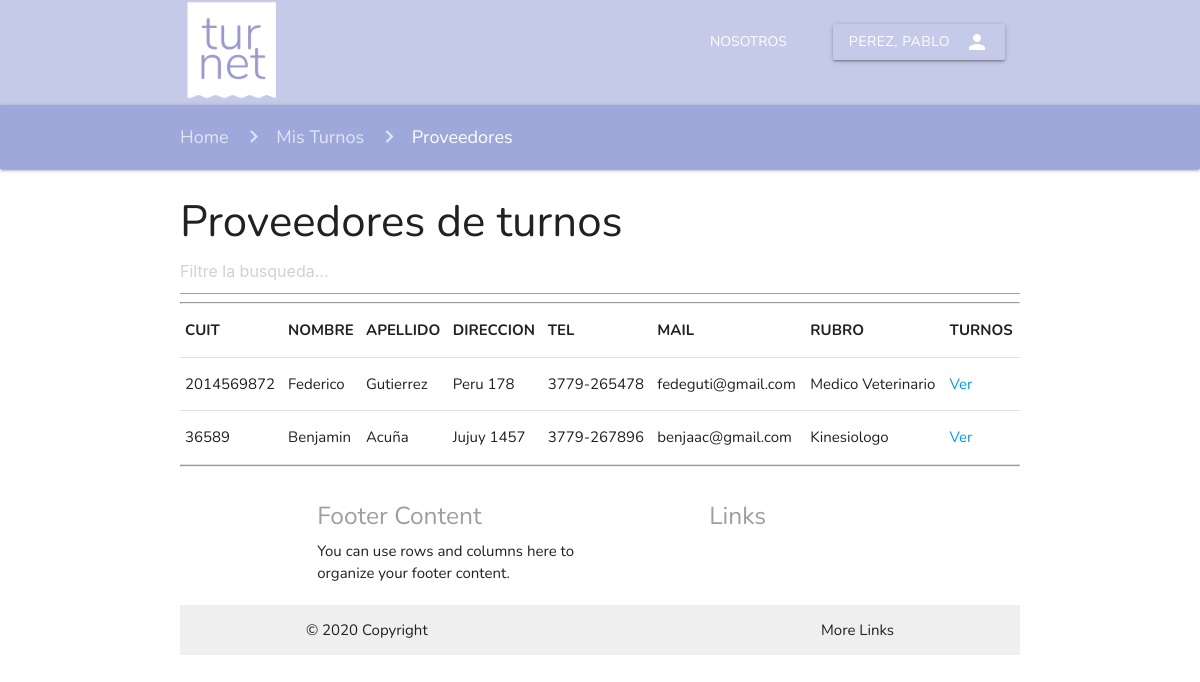
The app's page /turnos/homecliente/misturnos/1/lista/ with its own data.
### turnos/models.py (models this page shows)
class Cliente(models.Model):
	dni = models.IntegerField()
	nombre = models.CharField(max_length=30)
	apellido = models.CharField(max_length=30)
	direccion = models.CharField(max_length=30)
	tel = models.CharField(max_length=30)
	mail = models.EmailField(max_length=30)

class Proveedor(models.Model):
	cuit = models.IntegerField()
	nombre = models.CharField(max_length=30)
	apellido = models.CharField(max_length=30)
	direccion = models.CharField(max_length=30)
	tel = models.CharField(max_length=30)
	mail = models.EmailField(max_length=30)
	descrpcion= models.CharField(max_length=30)
	rubro= models.CharField(max_length=30)

### turnos/views.py (the view)
# urls.py: path('homecliente/misturnos/<int:idcli>/lista/', views.listaproveedores),
def listaproveedores(request,idcli):
	prov = Proveedor.objects.all()
	cliente = Cliente.objects.get(id=idcli)
	temp = loader.get_template("listaprovees.html")
	context = {	"proveedores":prov,
				"nombrecli":cliente.nombre,
				"apellidocli":cliente.apellido,
				"idcli":idcli}
	return HttpResponse(temp.render(context))

### turnos/templates/listaprovees.html (shortened to what this page needs)
{%	extends "homeuser.html" %}
{% load static %}
{% block content %}
<body>
	<body>
    <nav class="navbar indigo lighten-4 ">
			<div class="container nav-wrapper ">
			  <a href="#" class="brand-logo "><img class="logo" src="{% static 'img/turnet.png' %}" alt=""></a>
			  <ul class="right hide-on-med-and-down">
				<li><a class="white-text waves-effect waves-light transparent btn-flat" href="#">Nosotros</a></li>
				<li><a class="registro transparent waves-effect waves-light btn" href="#"><i class="material-icons right">person</i>{{apellidocli}}, {{nombrecli}}</a></li>
			  </ul>
			</div>
	</nav>
	  <nav class="#7986cb indigo lighten-3">
		<div class="container">
		  <div class="nav-wrapper">
			<div class="col s12">
        <a href="/turnos/homecliente/{{idcli}}" class="breadcrumb">Home  </a>
        <a href="/turnos/homecliente/misturnos/{{idcli}}" class="breadcrumb">Mis Turnos  </a>
        <a href="#!" class="breadcrumb">Proveedores</a>
			</div>
		  </div>
		</div>
	  </nav>
      <body>
        <div class="container">
            <div style="height:50px">
                <h3>Proveedores de turnos</h3>
             </div>
          <input class="form-control col-md-3 light-table-filter" data-table="order-table" type="text" placeholder="Filtre la busqueda...">
          <hr>
          <table class="table table-bordered order-table ">
            <thead>
              <tr>
                <th>CUIT</th>
                <th>NOMBRE</th>
                <th>APELLIDO</th>
                <th>DIRECCION</th>
                <th>TEL</th>
                <th>MAIL</th>
                <TH>RUBRO</TH>
                <th>TURNOS</th>
              </tr>
            </thead>
            {% for prove in proveedores %}
             <tr>
                <td>{{ prove.cuit }}</td>
                <td>{{ prove.nombre }}</td>
                <td>{{ prove.apellido }}</td>
                <td>{{ prove.direccion }}</td>
                <td>{{ prove.tel }}</td>
                <td>{{ prove.mail }}</td>
                <td>{{ prove.rubro }}</td>
                <td>
                  <a href="/turnos/homecliente/misturnos/{{idcli}}/lista/turnosprov/{{prove.id}}" target="">Ver</a>
                </td>
            </tr>
            {% endfor %}
          </table>
      </body>
</body>
{% endblock %}

### turnos/static/css/style.css (style rules this page uses)
* { margin:0; padding:0; font-family: 'Nunito', sans-serif; }
body { display: flex; min-height: 100vh; flex-direction: column; }
.logo { height: 100px; width: 100px; }
.navbar { height: 105px; }
ul li { padding: 0px 2px; margin-top: 10px; }

### records on screen
Cliente: apellido "PEREZ", nombre "PABLO"
Proveedor: cuit "2014569872", nombre "Federico", apellido "Gutierrez", direccion "Peru 178", tel "3779-265478", mail "fedeguti@gmail.com", rubro "Medico Veterinario"
Proveedor: cuit "36589", nombre "Benjamin", apellido "Acuña", direccion "Jujuy 1457", tel "3779-267896", mail "benjaac@gmail.com", rubro "Kinesiologo"
